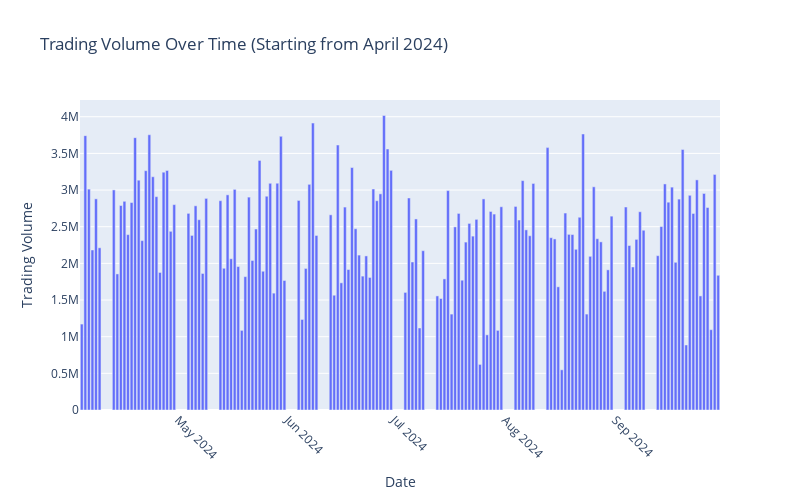

Source (notebook cell):
### Code cell
import pandas as pd
import plotly.express as px

df['Date'] = pd.to_datetime(df['Date'])  # Ensure Date is datetime type
filtered_data = df[(df['Date'] >= '2024-04-01') & (df['Date'] <= '2024-09-30')]

# Group by Date and sum the Volume
volume_data = filtered_data.groupby('Date')['Volume'].sum().reset_index()

# Create a Plotly bar chart
fig = px.bar(volume_data, 
             x='Date', 
             y='Volume', 
             title="Trading Volume Over Time (Starting from April 2024)",
             labels={'Volume': 'Trading Volume', 'Date': 'Date'})

# Adjust the layout for better visibility
fig.update_layout(
    xaxis=dict(tickangle=45),  # Rotate x-axis labels
    width=800,               # Set figure width
    height=500                # Set figure height
)

# Show the interactive plot
fig.show()

### Figure 1 — Plotly figure (JSON) as saved in the notebook; plotly's stock layout.template omitted (floating-point values rounded to 4 significant figures; data arrays with more than 128 entries replaced by an {"elided": "..."} marker saying what was removed)
{"data": [{"alignmentgroup": "True", "hovertemplate": "Date=%{x}<br>Trading Volume=%{y}<extra></extra>", "legendgroup": "", "marker": {"color": "#636efa", "pattern": {"shape": ""}}, "name": "", "offsetgroup": "", "orientation": "v", "showlegend": false, "textposition": "auto", "type": "bar", "x": {"elided": "147 str values"}, "xaxis": "x", "y": {"elided": "147 int values"}, "yaxis": "y"}], "layout": {"barmode": "relative", "height": 500, "legend": {"tracegroupgap": 0}, "title": {"text": "Trading Volume Over Time (Starting from April 2024)"}, "width": 800, "xaxis": {"anchor": "y", "domain": [0, 1], "tickangle": 45, "title": {"text": "Date"}}, "yaxis": {"anchor": "x", "domain": [0, 1], "title": {"text": "Trading Volume"}}}}
